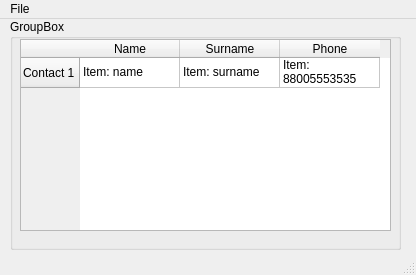
<?xml version="1.0" encoding="UTF-8"?>
<ui version="4.0">
 <class>MainWindow</class>
 <widget class="QMainWindow" name="MainWindow">
  <property name="geometry">
   <rect>
    <x>0</x>
    <y>0</y>
    <width>416</width>
    <height>275</height>
   </rect>
  </property>
  <property name="windowTitle">
   <string>MainWindow</string>
  </property>
  <widget class="QWidget" name="centralwidget">
   <widget class="QGroupBox" name="groupBox">
    <property name="geometry">
     <rect>
      <x>10</x>
      <y>0</y>
      <width>391</width>
      <height>231</height>
     </rect>
    </property>
    <property name="title">
     <string>GroupBox</string>
    </property>
    <widget class="QTableWidget" name="tableWidget">
     <property name="geometry">
      <rect>
       <x>10</x>
       <y>20</y>
       <width>371</width>
       <height>192</height>
      </rect>
     </property>
     <row>
      <property name="text">
       <string>Contact 1</string>
      </property>
     </row>
     <column>
      <property name="text">
       <string>Name</string>
      </property>
     </column>
     <column>
      <property name="text">
       <string>Surname</string>
      </property>
     </column>
     <column>
      <property name="text">
       <string>Phone</string>
      </property>
     </column>
     <item row="0" column="0">
      <property name="text">
       <string>Item: name</string>
      </property>
     </item>
     <item row="0" column="1">
      <property name="text">
       <string>Item: surname</string>
      </property>
     </item>
     <item row="0" column="2">
      <property name="text">
       <string>Item: 88005553535</string>
      </property>
     </item>
    </widget>
   </widget>
  </widget>
  <widget class="QStatusBar" name="statusbar"/>
  <widget class="QMenuBar" name="menubar">
   <property name="geometry">
    <rect>
     <x>0</x>
     <y>0</y>
     <width>416</width>
     <height>21</height>
    </rect>
   </property>
   <widget class="QMenu" name="menuFile">
    <property name="title">
     <string>File</string>
    </property>
    <addaction name="actionAdd"/>
    <addaction name="actionRemove"/>
    <addaction name="actionSearch"/>
   </widget>
   <addaction name="menuFile"/>
  </widget>
  <action name="actionAdd">
   <property name="text">
    <string>Add</string>
   </property>
  </action>
  <action name="actionRemove">
   <property name="text">
    <string>Remove</string>
   </property>
  </action>
  <action name="actionSearch">
   <property name="text">
    <string>Search</string>
   </property>
  </action>
 </widget>
 <resources/>
 <connections/>
</ui>
